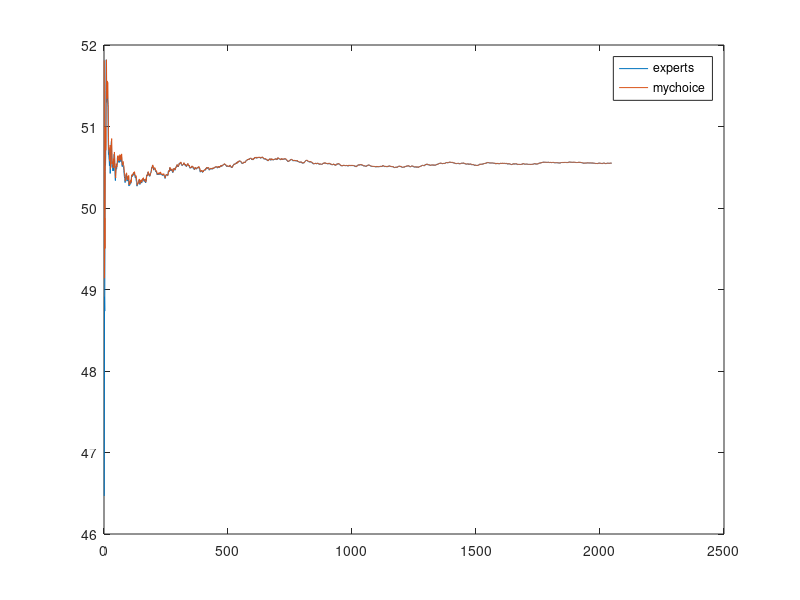
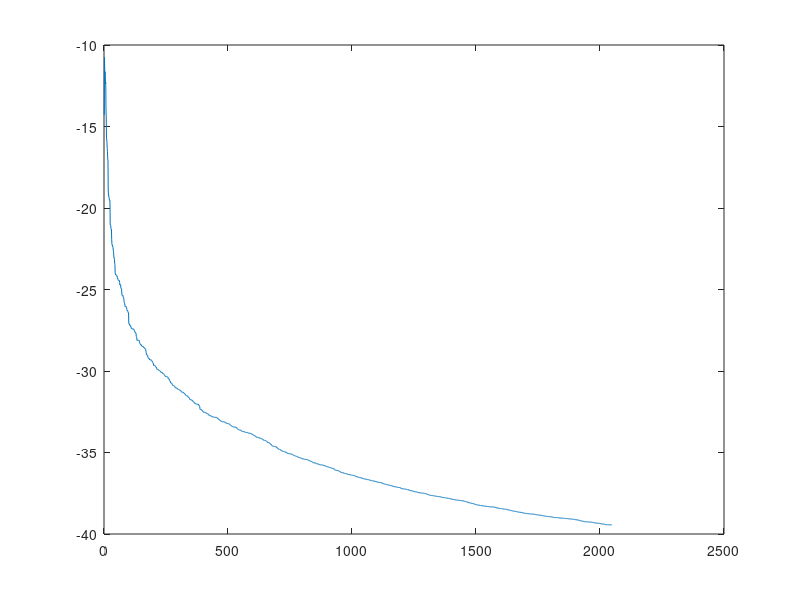
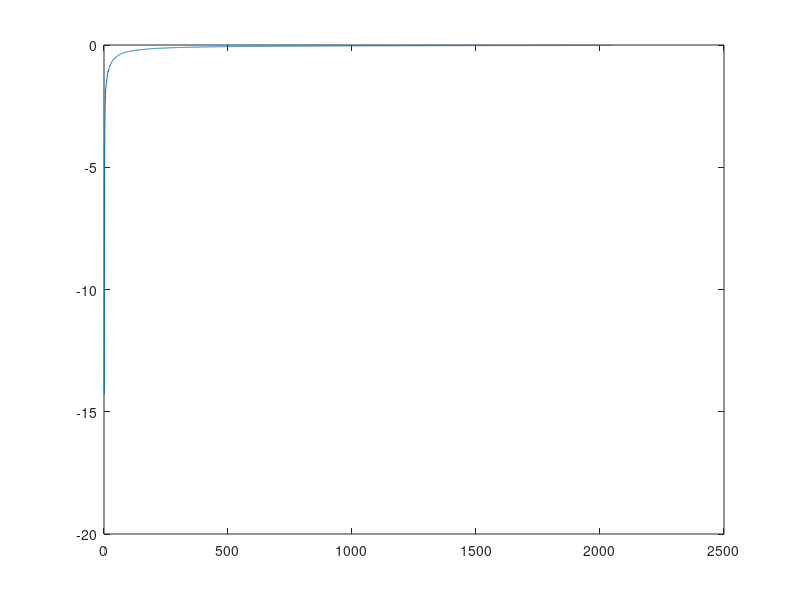
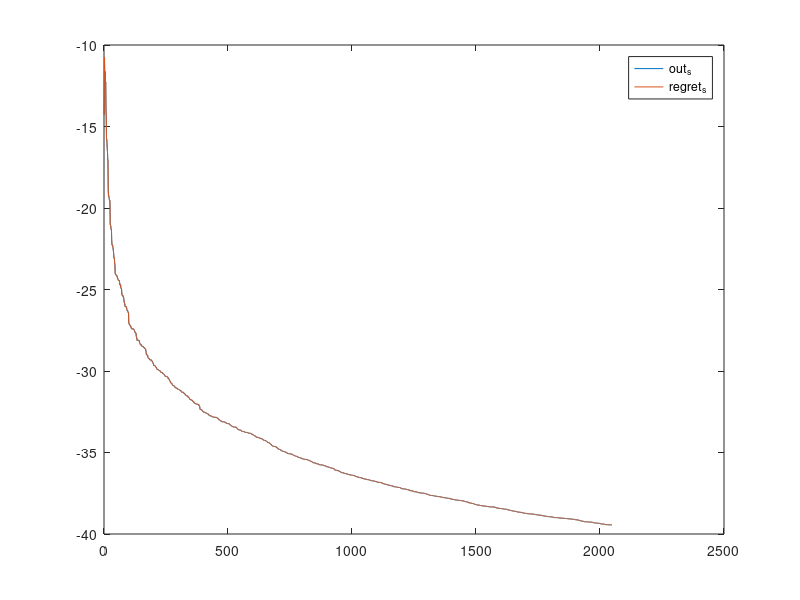

MATLAB code for these plots, in order:
function out = OMG()
%use doubling tricking to iterate
M = 11; % 2 ^ 15 = 32768
% the maxiums turn will iterate T times;
T = 2^(M)-1; % avoid the last value to 0
% T = 50000;
% G is  positive retional number begin with 1
N = 100; % N is used to set G and Z
global G;
G = ones(1,N);
global Z;
Z = zeros(N-1,1);
% your decision domain used in projection
global x_bound;
x_bound = [0,1000];
% D and eta are used in reward function U
global D;
D = 1;
global eta;
eta = 1;
global gzs;
gzs  = zeros(1,T+1); % <G , Z>
% output variable
global regrets;
regrets = zeros(1,T);
global regrets_div_t;
regrets_div_t = zeros(1,T);
global experts;
experts = zeros(1,T);
global expertsRewards;
expertsRewards = zeros(1,T);
global myChoices;
myChoices = zeros(1,T);
global myRewards;
myRewards = zeros(1,T);
% the initial y

y1 = 8;

%%%%%%%%%%%%%%%%%%
% main function  %
%%%%%%%%%%%%%%%%%%
  isDraw =true;
%   rng(1);
%   out_d=OGD_doubling(M,y1,isDraw);
%   
%   figure('name','Regrets Compare','NumberTitle','off','Position',[100,0,700,500]);
%   plot(out_d,'DisplayName','doubling');
%   hold on;
  
   rng(1);
   out = OGD_Primary(T,y1,isDraw);
%   plot(out,'DisplayName','omd');
%   legend('doubling','omd');
%    
%    hold off;
  
  rng(1);
  regret_s=ogdfix(8,x_bound);
  figure('name','RG','NumberTitle','off','Position',[0,500,700,500]);
  plot(out,'DisplayName','out_s');
  hold on;
  plot(regret_s,'DisplayName','regret_s');
  legend('out_s','regret_s');
  hold off;
%%%%%%%end%%%%%%%%


end

function out = OGD_doubling(M,y1,isDraw)
  global regrets_div_t;
  global experts;
  global myChoices;
%   global myRewards;
%   global expertsRewards;
%   global gzs;
   yout = y1;
  %rng('shuffle');
  for m = 1 : M

    [yout,regretsOut] = iteration(2^(m-1),2^(m)-1,yout,true);
%    [myChoices(m),experts(m), regrets(m)]=
%    regrets_div_t(m) = regrets(m)/2^m;
  end
 
  if isDraw
    figure('name','The value of Xt','NumberTitle','off','Position',[0,500,700,500]);
    plot(experts,'DisplayName','experts');
    hold on;
    plot(myChoices,'DisplayName','mychoice');
    legend('experts','mychoice');
    hold off;
    figure('name','The aluve of regret','NumberTitle','off','Position',[700,500,700,500]);
    hold on;
    %plot(regret_s'+ones(1,size(regret_s,1))*89);
    
    plot(regretsOut);
    hold off;
    
    figure('name','Regret div t','NumberTitle','off','Position',[700,0,700,500]);
    plot(regrets_div_t);
  end
%   diff(1:end) = regrets -(regret_s'-ones(1,size(regret_s,1))*89);

  out = regretsOut;
end

function out = OGD_Primary(T,y1,isDraw)
  global regrets_div_t;
  global experts;
  global myChoices;

%   output variable
%   regrets = zeros(1,T);
%   regrets_div_t = zeros(1,T);
%   experts = zeros(1,T);
%   expertsRewards = zeros(1,T);
%   myChoices = zeros(1,T);
%   myRewards = zeros(1,T);
   
  disp('Begin Loop');
  fprintf('Iterate %d turns',T);
  
   [yout,regretsOut ]= iteration(1,T,y1,false);
  
  disp('End Loop');
  
  if isDraw
    figure('name','The value of Xt','NumberTitle','off','Position',[0,500,700,500]);
    plot(experts,'DisplayName','experts');
    hold on;
    plot(myChoices,'DisplayName','mychoice');
    legend('experts','mychoice');
    hold off;
    figure('name','The aluve of regret','NumberTitle','off','Position',[700,500,700,500]);
    plot(regretsOut);
    figure('name','Regret div t','NumberTitle','off','Position',[700,0,700,500]);
    plot(regrets_div_t);
  end
  out = regretsOut;
end


function [yout,regretsOut ]=iteration(t_b,t_e,y,doubling_flag)
  global G;
  global Z;
  global x_bound;
  global D;
  global eta;
  global gzs;
  global regrets;
  global regrets_div_t;
  global experts;
  global expertsRewards;
  global myChoices;
  global myRewards;
  


  
  % start at 0 OMG this is a serious problem !!! because in matlab for i =
  % i = 1:1 will iterate
  if t_b == 1
    % I think there is problem
    % If we choose iterate from 1
    % The X_1 is decided by which parameter
    % This simulation is a little bit different from the normal algorithm
    % in the paper. 
    % In my code we get x at first, then we gerate y
    
    % get x0
    x_t = project(y,x_bound);
    % x0 feedback
    Z(1:end) = D * rand(size(Z,1),1);
    gzs(1) = G(2:end) * Z;    
    y = y + (gradient(x_t,gzs(1),eta,G));
    
    % get x1
    myChoices(1) = project(y,x_bound);
    % get feedback
    Z(1:end) = D * rand(size(Z,1),1);
    gzs(1) = G(2:end) * Z;
    
    % find the best expert's choice
    u =  (gzs(1) + eta) / G(1);
    u = project(u,x_bound);
    experts(1) = u;
    
    expertsRewards(1) = expertReward(experts(1),gzs,eta,1,G);
%   expertsRewards(1) = -0.5*(u-gzs(1)-eta)^2;
    myRewards(1)  = userLoss(myChoices(1),gzs(1),eta,G);
    regrets(1) = myRewards(1) - expertsRewards(1);
    regrets_div_t(1) = regrets(1);
    
    % get y + 1
    y = y + (1 / 2)*(gradient(myChoices(1),gzs(1),eta,G));
    t_b = t_b + 1;
  end

   
 %disp([t_b,t_e]);
  for t = t_b : t_e
    %Z(1:end) = D * rand(size(Z,1),1);
    % gzs(t) = G(2:end) * Z;
    % my choice

    if doubling_flag 
      eta1 = t_b; 
    else
      eta1 = t + 1;
    end
    
    % get x_t
    myChoices(t) = project(y,x_bound);
  
    % feedback
    Z(1:end) = D * rand(size(Z,1),1);
    gzs(t) = G(2:end) * Z;
    
    % get y t + 1
    y = y + (1 / eta1)*(gradient(myChoices(t) ,gzs(t),eta,G));
    
    % my rewards
    myRewards(t)  = myRewards(t-1) + userLoss(myChoices(t),gzs(t),eta,G);
   
    % caculate expert choice
    u = (t-1)/ t* experts(t - 1) + 1/t * 1 /G(1) * (gzs(t) + eta);
    u = project(u,x_bound);
    
    % record expert's choice
    experts(t) = u;
    %expert's rewards
    
    expertsRewards(t) = expertReward(experts(t),gzs,eta,t,G);
    
    % regret
    regrets(t) = myRewards(t) - expertsRewards(t);
    
    % test the big O property
    regrets_div_t(t) = regrets(t) / t;
    %%%
  end
  
  yout = y;
  regretsOut = regrets;
end


% the difference of reward function U
function uout = gradient(x_t,gz,eta,G)
  uout = - G(1)*(G(1)*x_t - gz - eta);  
end
% the reward function U
function uout = userLoss(x_t,gz,eta,G)
  uout = -0.5 * (G(1).*x_t - gz - eta).^2;
end

function uout = expertReward(u,gzs,eta,t,G)
  uout = -0.5 * (t * ((G(1)* u - eta)^2 )+sum(-2*(G(1)*u -eta) * gzs(1:t) + gzs(1:t).^2));
end
%the projection funciton
function x_t = project(y_t,x_bound)
  if x_bound(1) <= y_t && y_t <= x_bound(2)
    x_t = y_t;
  else
    if y_t < x_bound(1)
      x_t = x_bound(1);
    else
      x_t = x_bound(2);
    end
  end
end


function regret=ogdfix(y1,x_bound)
%x belongs to [0,1000]
% global myRewards;
% global myChoices;
%y0=8;
  T=2^11-1;
  eta=1;
  n=100;
  s=zeros(T+1,1);

  y=zeros(T,1);
  % this y has some problem!!!
  % I fix it
  %calculate y(1)
  expert_reward=zeros(T,1);
  users_reward=zeros(T,1);
  regret=zeros(T,1);
  u=zeros(T,1);
  user=zeros(T,1);
  z=zeros(n-1,1);
 
  x=zeros(T,1);
  
  % init 
  % we should say given y1,insteading given y0
  % get x0
  %  y(1) = y1;
  x = project(y1,x_bound);
  % feedback t = 0
  z(:)=rand(n-1,1);
  s =sum(z);
  % y = 1
  y(1)= y1 -  (x-sum(z)-eta);
  % feedback function
  % t = 1
  x(1) = project( y(1),x_bound);
  % feedback t = 1
  z(:)=rand(n-1,1);
  s(1) =sum(z);
  user(1) = -0.5*(x(1)-s(1)-eta)^2; 
  u(1)=s(1)+eta;
  expert_reward(1) = -0.5*(u(1)-s(1)-eta)^2;
  regret(1)=user(1)-expert_reward(1);
  % y 2 
   y(2)= y(1) - 1/2 * (x(1)-sum(z)-eta);
  for t=2:T
      %user's choice
      
      % get x and save user choice
      x(t)=project(y(t),x_bound);

      % get feedback
      z=rand(n-1,1);
      s(t)=sum(z);

      % update y
      y(t+1)=y(t)-(x(t)-s(t)-eta)/(t+1);
      %user performance
      users_reward(t)=-0.5*(x(t)-s(t)-eta)^2; 
 
      user(t)=user(t-1)+users_reward(t);
      %best expert performance
     

      u(t)=u(t-1)*(t-1)/t+(s(t)+eta)/t; 

      for j=1:t
          expert_reward(t)=expert_reward(t)-0.5*(u(t)-s(j)-eta)^2;
       end
      %calculate regret
      regret(t)=user(t)-expert_reward(t);
   end
end





